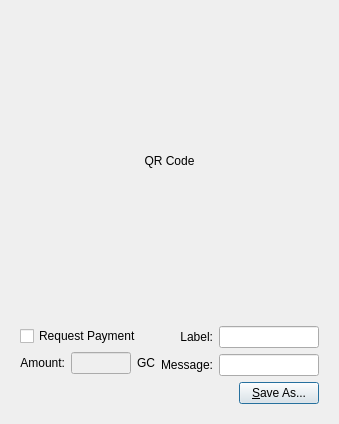
<?xml version="1.0" encoding="UTF-8"?>
<ui version="4.0">
 <class>QRCodeDialog</class>
 <widget class="QDialog" name="QRCodeDialog">
  <property name="geometry">
   <rect>
    <x>0</x>
    <y>0</y>
    <width>320</width>
    <height>404</height>
   </rect>
  </property>
  <property name="windowTitle">
   <string>Dialog</string>
  </property>
  <layout class="QVBoxLayout" name="verticalLayout_3">
   <item>
    <widget class="QLabel" name="lblQRCode">
     <property name="sizePolicy">
      <sizepolicy hsizetype="Expanding" vsizetype="Expanding">
       <horstretch>0</horstretch>
       <verstretch>0</verstretch>
      </sizepolicy>
     </property>
     <property name="minimumSize">
      <size>
       <width>300</width>
       <height>300</height>
      </size>
     </property>
     <property name="text">
      <string>QR Code</string>
     </property>
     <property name="alignment">
      <set>Qt::AlignCenter</set>
     </property>
     <property name="wordWrap">
      <bool>true</bool>
     </property>
    </widget>
   </item>
   <item>
    <widget class="QWidget" name="widget" native="true">
     <layout class="QVBoxLayout" name="verticalLayout_2">
      <item>
       <layout class="QHBoxLayout" name="horizontalLayout_2">
        <item>
         <layout class="QVBoxLayout" name="verticalLayout">
          <item>
           <widget class="QCheckBox" name="chkReqPayment">
            <property name="enabled">
             <bool>true</bool>
            </property>
            <property name="text">
             <string>Request Payment</string>
            </property>
           </widget>
          </item>
          <item>
           <layout class="QHBoxLayout" name="horizontalLayout">
            <item>
             <widget class="QLabel" name="lblAmount">
              <property name="sizePolicy">
               <sizepolicy hsizetype="Preferred" vsizetype="Maximum">
                <horstretch>0</horstretch>
                <verstretch>0</verstretch>
               </sizepolicy>
              </property>
              <property name="text">
               <string>Amount:</string>
              </property>
              <property name="alignment">
               <set>Qt::AlignRight|Qt::AlignTrailing|Qt::AlignVCenter</set>
              </property>
              <property name="buddy">
               <cstring>lnReqAmount</cstring>
              </property>
             </widget>
            </item>
            <item>
             <widget class="QLineEdit" name="lnReqAmount">
              <property name="enabled">
               <bool>false</bool>
              </property>
              <property name="minimumSize">
               <size>
                <width>60</width>
                <height>0</height>
               </size>
              </property>
              <property name="alignment">
               <set>Qt::AlignRight|Qt::AlignTrailing|Qt::AlignVCenter</set>
              </property>
             </widget>
            </item>
            <item>
             <widget class="QLabel" name="lblBTC">
              <property name="sizePolicy">
               <sizepolicy hsizetype="Preferred" vsizetype="Maximum">
                <horstretch>0</horstretch>
                <verstretch>0</verstretch>
               </sizepolicy>
              </property>
              <property name="text">
               <string>GC</string>
              </property>
              <property name="buddy">
               <cstring>lnReqAmount</cstring>
              </property>
             </widget>
            </item>
           </layout>
          </item>
         </layout>
        </item>
        <item>
         <layout class="QGridLayout" name="gridLayout">
          <item row="0" column="0">
           <widget class="QLabel" name="lblLabel">
            <property name="text">
             <string>Label:</string>
            </property>
            <property name="alignment">
             <set>Qt::AlignRight|Qt::AlignTrailing|Qt::AlignVCenter</set>
            </property>
            <property name="buddy">
             <cstring>lnLabel</cstring>
            </property>
           </widget>
          </item>
          <item row="0" column="1">
           <widget class="QLineEdit" name="lnLabel">
            <property name="minimumSize">
             <size>
              <width>100</width>
              <height>0</height>
             </size>
            </property>
           </widget>
          </item>
          <item row="1" column="0">
           <widget class="QLabel" name="lblMessage">
            <property name="text">
             <string>Message:</string>
            </property>
            <property name="alignment">
             <set>Qt::AlignRight|Qt::AlignTrailing|Qt::AlignVCenter</set>
            </property>
            <property name="buddy">
             <cstring>lnMessage</cstring>
            </property>
           </widget>
          </item>
          <item row="1" column="1">
           <widget class="QLineEdit" name="lnMessage">
            <property name="minimumSize">
             <size>
              <width>100</width>
              <height>0</height>
             </size>
            </property>
           </widget>
          </item>
         </layout>
        </item>
       </layout>
      </item>
      <item>
       <layout class="QHBoxLayout" name="horizontalLayout_3">
        <item>
         <spacer name="horizontalSpacer">
          <property name="orientation">
           <enum>Qt::Horizontal</enum>
          </property>
          <property name="sizeHint" stdset="0">
           <size>
            <width>40</width>
            <height>20</height>
           </size>
          </property>
         </spacer>
        </item>
        <item>
         <widget class="QPushButton" name="btnSaveAs">
          <property name="text">
           <string>&amp;Save As...</string>
          </property>
         </widget>
        </item>
       </layout>
      </item>
     </layout>
    </widget>
   </item>
  </layout>
 </widget>
 <resources/>
 <connections>
  <connection>
   <sender>chkReqPayment</sender>
   <signal>clicked(bool)</signal>
   <receiver>lnReqAmount</receiver>
   <slot>setEnabled(bool)</slot>
   <hints>
    <hint type="sourcelabel">
     <x>92</x>
     <y>285</y>
    </hint>
    <hint type="destinationlabel">
     <x>98</x>
     <y>311</y>
    </hint>
   </hints>
  </connection>
 </connections>
</ui>
